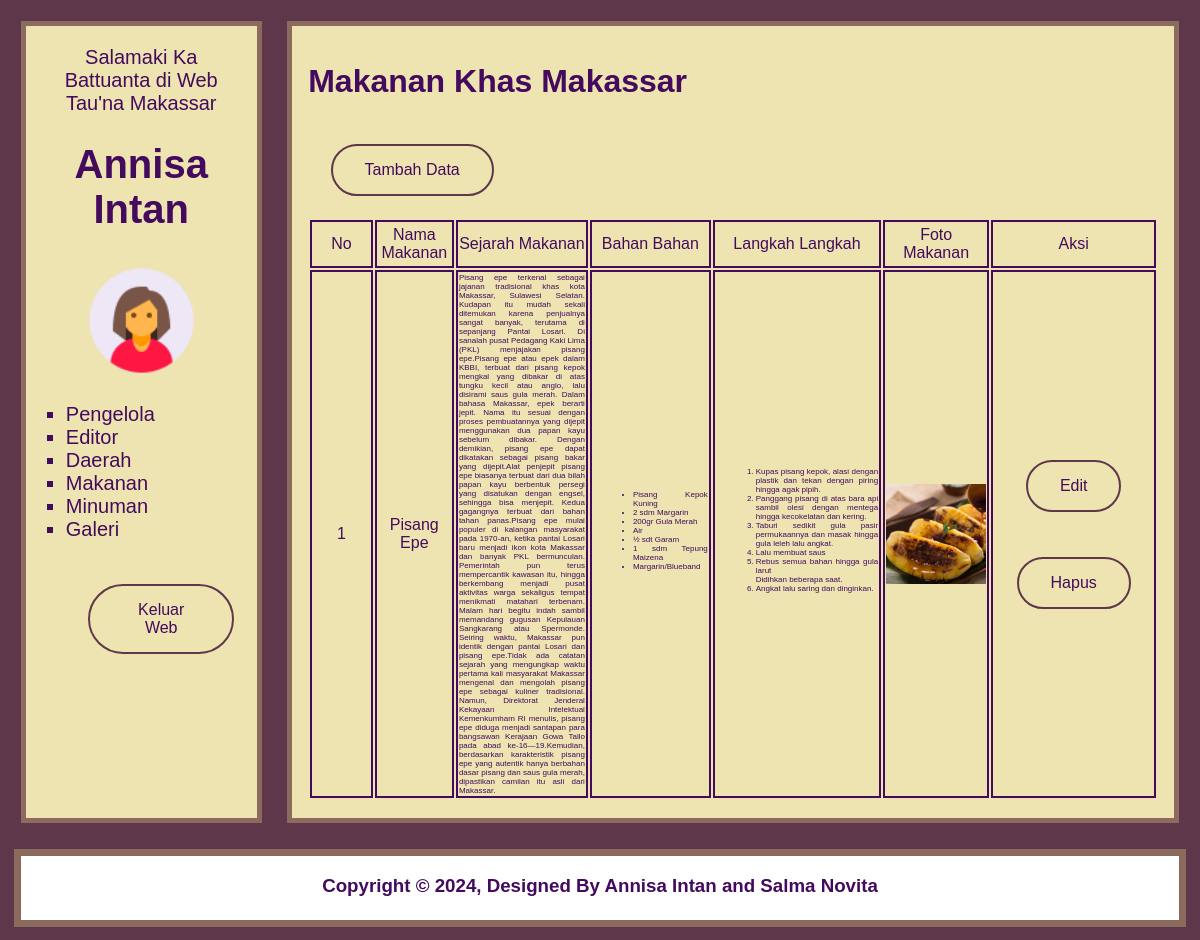
The app's page /admin/index.php?page=makanan_tampil (signed in) with its own data.
### tables this page shows
CREATE TABLE `tb_makanan` (
  `id_makanan` int(11) NOT NULL,
  `nama_makanan` varchar(50) NOT NULL,
  `sejarah_makanan` longtext NOT NULL,
  `bahan_bahan` longtext NOT NULL,
  `langkah_langkah` longtext NOT NULL,
  `foto_makanan` text NOT NULL
);

### admin/makanan_tampil.php (the view, shortened to what this page needs)
<h1>Makanan Khas Makassar</h1>
<div class="button">
  <?php
    echo "<button><a href='index.php?page=makanan_tambah'>Tambah Data</a></button>";
  ?>
</div>
<table>
    <tr class="kepala">
      <td width="10%">No</td>
      <td width="10%">Nama Makanan</td>
      <td width="20%">Sejarah Makanan</td>
      <td width="15%">Bahan Bahan</td>
      <td width="25%">Langkah Langkah</td>
      <td width="10%">Foto Makanan</td>
      <td width="10%">Aksi</td>
    </tr>
    <?php
    include "../config/koneksi.php";
    $nomor=1;
    $tampil_makanan = mysqli_query($koneksi, "SELECT * FROM tb_makanan ORDER BY id_makanan");
    while ($hasil = mysqli_fetch_assoc($tampil_makanan)) {
        echo "<tr>";
        echo "<td>$nomor</td>";
        echo "<td>$hasil[nama_makanan]</td>";
        echo "<td class='kecil'>$hasil[sejarah_makanan]</td>";
        echo "<td class='kecil'><ul>";
            $bahan_bahan = explode("\n", $hasil['bahan_bahan']);
            foreach ($bahan_bahan as $bahan) {
                $bahan = str_replace('. ', "<br/>", $bahan);
                echo "<li>$bahan</li>";
            }
        echo "</ul></td>";
        echo "<td class='kecil'><ol>";
            $langkah_langkah = explode("\n", $hasil['langkah_langkah']);
            foreach ($langkah_langkah as $langkah) {
                $langkah = str_replace('. ', "<br/>", $langkah);
                echo "<li>$langkah</li>";
            }
        echo "</ol></td>";
        echo "<td><img src='$hasil[foto_makanan]' class='gambar'></td>";
        echo "<td align='center'>
        <a href='index.php?page=makanan_tambah&id_makanan=$hasil[id_makanan]'><button>Edit</button></a> <br>
        <a href='makanan_proses.php?status=hapus&id_makanan=$hasil[id_makanan]' onclick=\"return confirm('Apakah Anda yakin ingin menghapus data ini?');\"><button>Hapus</button></a>
        </td>";
        $nomor++;
    }
    ?>
</table>
<link rel="stylesheet" href="styles.css">

### admin/styles.css (style rules this page uses)
:root { --bg: #EEE4B1; --color: #430A5D; --tr1: #5F374B; --tr2: #8C6A5D; }
* { text-decoration: none; color: #430A5D; }
button { cursor: pointer; margin: 1.4rem; background-color: #EEE4B1; border-radius: 50px; border: 2px solid var(--tr1); padding: 15px 32px; text-align: center; text-decoration: none; display: inline-block; font-size: 16px; }
table tr td { text-align: center; border: 2px solid #430A5D; }
.kepala { height: 3rem; }
.gambar { height: auto; width: 100px; }
.kecil { font-size: 8px; text-align: justify; }

### admin/index.php (style rules this page uses)
body { background-color: #5F374B; width: auto; font-family: 'Lucida Sans', 'Lucida Sans Regular', 'Lucida Grande', 'Lucida Sans Unicode', Geneva, Verdana, sans-serif; }

### admin/menu.php (style rules this page uses)
* { text-decoration: none; color: #430A5D; }
button { margin-top: 3rem; background-color: #8C6A5D; color: #430A5D; border-radius: 50px; border: none; padding: 15px 32px; text-align: center; text-decoration: none; display: inline-block; font-size: 16px; }

### records on screen
tb_makanan: nama_makanan "Pisang Epe", sejarah_makanan "Pisang epe terkenal sebagai jajanan tradisional khas kota Makassar, Sulawesi Selatan. Kudapan itu mudah sekali ditemukan karena penjualnya sangat banyak, terutama di sepanjang Pantai Losari. Di sanalah pusat Pedagang Kaki Lima (PKL) menjajakan pisang epe.Pisang epe atau epek dalam KBBI, terbuat dari pisang kepok mengkal yang dibakar di atas tungku kecil atau anglo, lalu disirami saus gula merah. Dalam bahasa Makassar, epek berarti jepit. Nama itu sesuai dengan proses pembuatannya yang dijepit menggunakan dua papan kayu sebelum dibakar. Dengan demikian, pisang epe dapat dikatakan sebagai pisang bakar yang dijepit.Alat penjepit pisang epe biasanya terbuat dari dua bilah papan kayu berbentuk…", bahan_bahan "Pisang Kepok Kuning", bahan_bahan "2 sdm Margarin", bahan_bahan "200gr Gula Merah", bahan_bahan "Air", bahan_bahan "½ sdt Garam", bahan_bahan "1 sdm Tepung Maizena", bahan_bahan "Margarin/Blueband", langkah_langkah "Kupas pisang kepok, alasi dengan plastik dan tekan dengan piring hingga agak pipih.", langkah_langkah "Panggang pisang di atas bara api sambil olesi dengan mentega hingga kecokelatan dan kering.", langkah_langkah "Taburi sedikit gula pasir permukaannya dan masak hingga gula leleh lalu angkat.", langkah_langkah "Lalu membuat saus", langkah_langkah "Rebus semua bahan hingga gula larut Didihkan beberapa saat.", langkah_langkah "Angkat lalu saring dan dinginkan.", foto_makanan (picture)

### other values on screen
$_SESSION['nama_pengelola'] "Annisa Intan"
